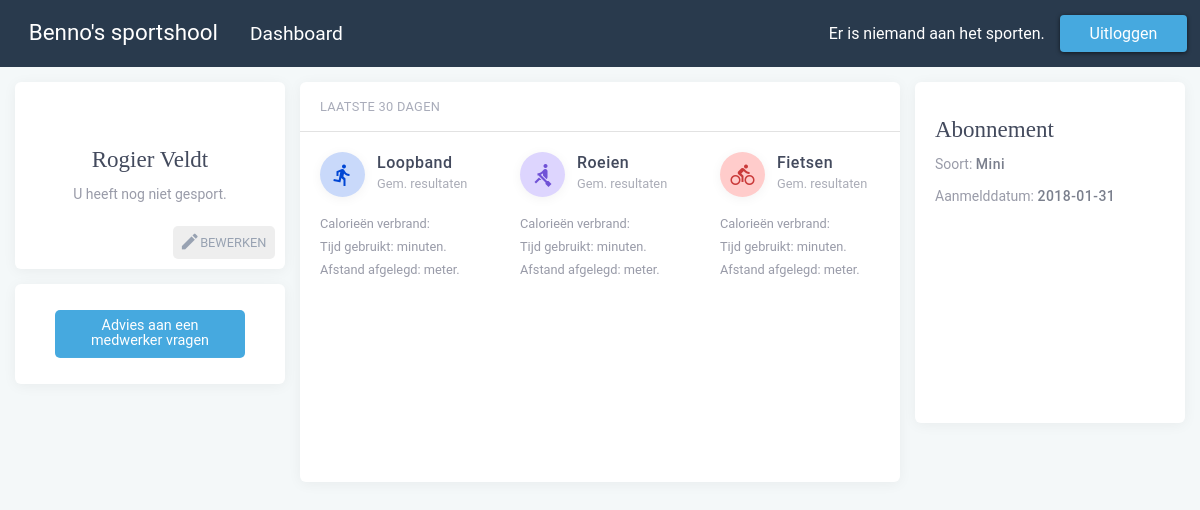
The page /index.php?login=success (signed in) on the database its author committed.
### tables this page shows
CREATE TABLE `leden` (
  `lid_id` int(50) NOT NULL,
  `pas_code` int(64) NOT NULL,
  `lid_voornaam` varchar(256) NOT NULL,
  `lid_tsnvoegsel` varchar(256) DEFAULT NULL,
  `lid_achternaam` varchar(256) NOT NULL,
  `lid_gewicht` int(50) NOT NULL,
  `lid_geboortedatum` date NOT NULL,
  `lid_email` varchar(256) NOT NULL,
  `lid_huisnr` int(50) NOT NULL,
  `lid_postcode` varchar(50) NOT NULL,
  `lid_straatnaam` varchar(256) NOT NULL,
  `lid_tel` int(50) NOT NULL,
  `lid_woonplaats` varchar(256) NOT NULL,
  `lid_rekeningnr` varchar(256) NOT NULL,
  `lid_bank` varchar(256) NOT NULL,
  `lid_abbo` varchar(256) NOT NULL,
  `lid_uid` varchar(256) NOT NULL,
  `lid_pwd` varchar(256) NOT NULL,
  `lid_registerdate` date NOT NULL,
  `IsLoggedIn` varchar(10) DEFAULT NULL
);

### index.php (the view, shortened to what this page needs)
<?php
  include_once 'header.php'
?>
  <?php
          if (isset($_SESSION['lid_id'])) {
            echo '
            <div class="dashboard grid-padding-x">
            <div class="left">
            <div class="lid">';
          $sql = "SELECT * FROM leden WHERE lid_uid = '" . $_SESSION['lid_uid'] . "'";
          $result = mysqli_query($conn, $sql);
          $row = mysqli_fetch_array($result);
          echo '<h4>' . $row["lid_voornaam"] . ' ' . $row["lid_tsnvoegsel"] . ' ' . $row["lid_achternaam"] . '</h4>';
          $sql = mysqli_fetch_assoc(mysqli_query($conn, "SELECT datum FROM resultaat WHERE lid_id = '" . $_SESSION['lid_id'] . "'"));
          $lastvisit = $sql['datum'];
          $date = new DateTime($lastvisit);
          $now = new DateTime();
          if(!empty($lastvisit)) {
            echo $date->diff($now)->format("<p>U heeft %d dagen geleden voor het laatst gesport.</p>");
          } else {
            echo '<p>U heeft nog niet gesport.</p>';
          }
        echo'
         <a href="update.php" class="button valign-center">
         <i class="material-icons">mode_edit</i>Bewerken</a>
            </div>
            <div class="advies">
          <a href="advies.php" class="button">Advies aan een medwerker vragen</a>
        </div>
            </div>
            <div class="middle">
        <div class="header">
          <p>Laatste 30 dagen</p>
        </div>
        <div class="apparaten">';
        $avgloopband = "SELECT FORMAT(AVG(cal),0) avg_cal_loopband, FORMAT(AVG(tijd / 60),0) avg_tijd_loopband, FORMAT(AVG(afstand),0) avg_afst_loopband FROM resultaat WHERE DATEDIFF(CURDATE(),datum) between 0 AND 30 AND apparaat_id = 1 AND lid_id = '" . $_SESSION['lid_id'] . "'";
        $result = mysqli_query($conn, $avgloopband);
        $row = mysqli_fetch_array($result);
        echo'
            <div class="loopband">
              <div class="top">
              <div class="icon">
              <i class="material-icons valign-center">directions_run</i>
              </div>
              <div class="title">
              <b>Loopband</b>
              <p>Gem. resultaten</p>
              </div>
              </div>
              ';
              echo '<p> Calorieën verbrand: <b>' . $row['avg_cal_loopband'] . '</b> </p>';
              echo '<p> Tijd gebruikt: <b>' . $row['avg_tijd_loopband'] . '</b> minuten.</p>';
              echo '<p> Afstand afgelegd: <b>' . $row['avg_afst_loopband'] . '</b> meter.</p>
              </div>
              ';
        $avgroeien = "SELECT FORMAT(AVG(cal),0) avg_cal_roeien, FORMAT(AVG(tijd / 60),0) avg_tijd_roeien, FORMAT(AVG(afstand),0) avg_afst_roeien FROM resultaat WHERE DATEDIFF(CURDATE(),datum) between 0 AND 30 AND apparaat_id = 2 AND lid_id = '" . $_SESSION['lid_id'] . "'";
        $result = mysqli_query($conn, $avgroeien);
        $row = mysqli_fetch_array($result);
        echo'
        <div class="roeien">
            <div class="top">
            <div class="icon">
            <i class="material-icons valign-center">rowing</i>
            </div>
            <div class="title">
            <b>Roeien</b>
            <p>Gem. resultaten</p>
            </div>
            </div>
            ';
            echo '<p> Calorieën verbrand: <b>' . $row['avg_cal_roeien'] . '</b> </p>';
          echo '<p> Tijd gebruikt: <b>' . $row['avg_tijd_roeien'] . '</b> minuten.</p>';
          echo '<p> Afstand afgelegd: <b>' . $row['avg_afst_roeien'] . '</b> meter.</p>
          </div>
          ';
        $avgfietsen = "SELECT FORMAT(AVG(cal),0) avg_cal_fietsen, FORMAT(AVG(tijd / 60),0) avg_tijd_fietsen, FORMAT(AVG(afstand),0) avg_afst_fietsen FROM resultaat WHERE DATEDIFF(CURDATE(),datum) between 0 AND 30 AND apparaat_id = 3 AND lid_id = '" . $_SESSION['lid_id'] . "'";
        $result = mysqli_query($conn, $avgfietsen);
        $row = mysqli_fetch_array($result);
        echo'
        <div class="fietsen">
        <div class="top">
        <div class="icon">
        <i class="material-icons valign-center">directions_bike</i>
        </div>
        <div class="title">
        <b>Fietsen</b>
        <p>Gem. resultaten</p>
        </div>
        </div>
        ';
        echo '<p> Calorieën verbrand: <b>' . $row['avg_cal_fietsen'] . '</b></p>';
        echo '<p> Tijd gebruikt: <b>' . $row['avg_tijd_fietsen'] . '</b> minuten.</p>';
        echo '<p> Afstand afgelegd: <b>' . $row['avg_afst_fietsen'] . '</b> meter.</p>
        </div>
        ';
              echo'
              </div>
              </div>
           <div class="right">
      <div class="abonnement">
      <h4>Abonnement</h4>
           ';
        $sql = "SELECT * FROM leden WHERE lid_uid = '" . $_SESSION['lid_uid'] . "'";
        $result = mysqli_query($conn, $sql);
        $row = mysqli_fetch_array($result);
        echo '<p> Soort: <b>' . $row["lid_abbo"] . '</b></p>';
        echo '<p>Aanmelddatum: <b>' . $row["lid_registerdate"] . '</b></p>';
          }
    ?>
    <?php
  include_once 'footer.php'
?>

### rows shown on the page
leden: lid_voornaam "Rogier", lid_achternaam "Veldt", lid_abbo "Mini", lid_registerdate "2018-01-31"
